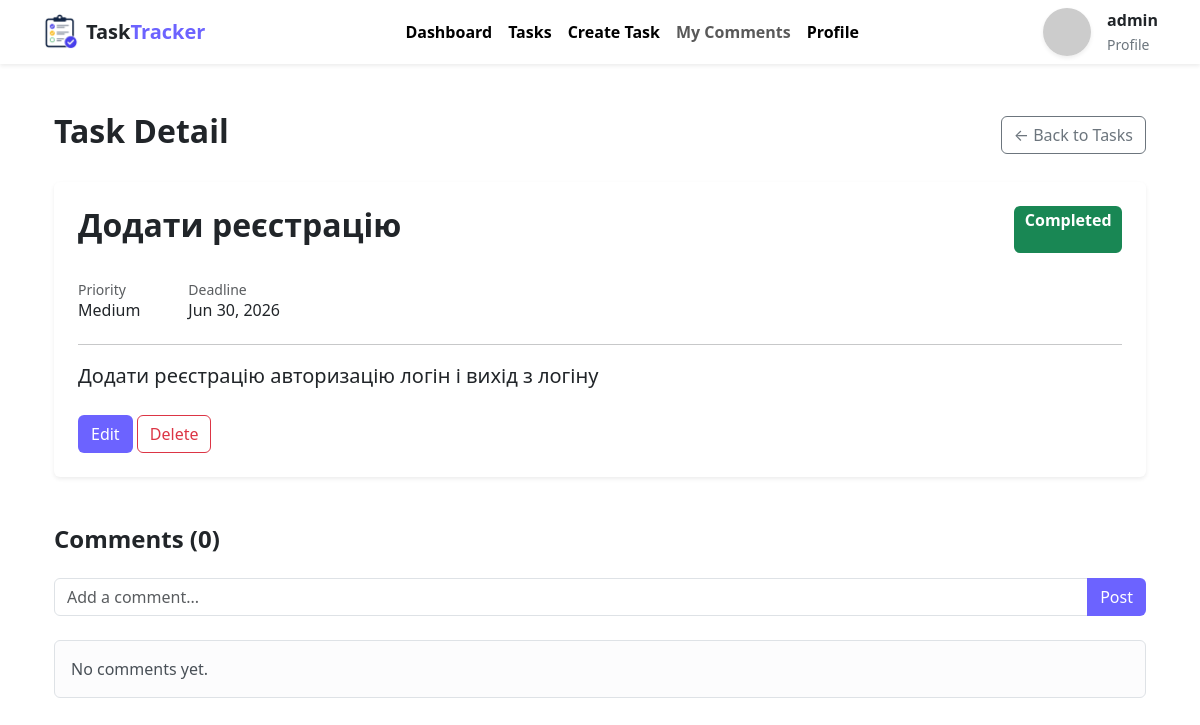
Before: /tasks/3/ (signed in) with the older database file.
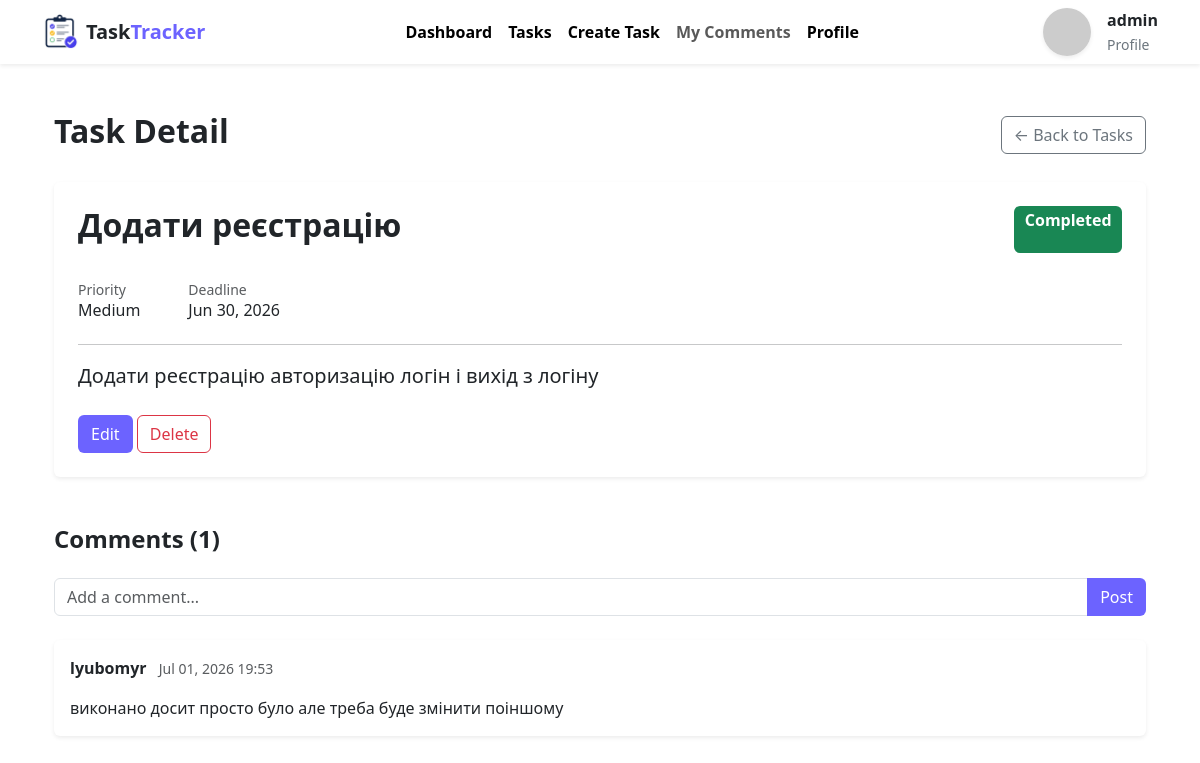
After: the same page with the newer database file.
### tasks/models.py (models this page shows, shortened)
class Task(models.Model):
    STATUS_CHOICES = [
        ('pending', 'Pending'),
        ('in_progress', 'In Progress'),
        ('completed', 'Completed'),
    ]
    PRIORITY_CHOICES = [
        ('low', 'Low'),
        ('medium', 'Medium'),
        ('high', 'High'),
    ]
    title = models.CharField(max_length=200)
    description = models.TextField()
    deadline = models.DateTimeField(null=True, blank=True)
    author = models.ForeignKey('auth.User', on_delete=models.CASCADE, related_name='tasks')
    status = models.CharField(max_length=20, choices=STATUS_CHOICES, default='pending')
    priority = models.CharField(max_length=20, choices=PRIORITY_CHOICES, default='medium')
    created_at = models.DateTimeField(auto_now_add=True)
    updated_at = models.DateTimeField(auto_now=True)
    class Meta:
        ordering = ['deadline', '-created_at']
        verbose_name = 'Task'
        verbose_name_plural = 'Tasks'

class Comment(models.Model):
    task = models.ForeignKey(Task, on_delete=models.CASCADE, related_name='comments')
    author = models.ForeignKey('auth.User', on_delete=models.CASCADE, related_name='comments')
    content = models.TextField()
    file = models.FileField(upload_to='comment_files/', null=True, blank=True)
    created_at = models.DateTimeField(auto_now_add=True)
    class Meta:
        ordering = ['-created_at']
        verbose_name = 'Comment'
        verbose_name_plural = 'Comments'

### tasks/views.py (the view)
# urls.py: path("tasks/<int:pk>/", views.TaskDetailView.as_view(), name="task_detail"),
class TaskDetailView(DetailView):
    model = Task
    template_name = "task_detail.html"
    context_object_name = "task"

### templates/task_detail.html (shortened to what this page needs)
{% extends 'base.html' %}
{% block content %}
<div class="container py-4">
    <div class="d-flex justify-content-between align-items-center mb-4">
        <h2 class="fw-bold">Task Detail</h2>
        <a href="{% url 'task_list' %}" class="btn btn-outline-secondary">
            ← Back to Tasks
        </a>
    </div>
    <div class="card shadow-sm border-0">
        <div class="card-body p-4">
            <div class="d-flex justify-content-between">
                <h2 class="fw-bold">
                    {{ task.title }}
                </h2>
                {% if task.status == "pending" %}
                    <span class="badge bg-secondary fs-6">Pending</span>
                {% elif task.status == "in_progress" %}
                    <span class="badge bg-primary fs-6">
                        In Progress
                    </span>
                {% else %}
                    <span class="badge bg-success fs-6">
                        Completed
                    </span>
                {% endif %}
            </div>
            <div class="mt-4 d-flex gap-5">
                <div>
                    <small class="text-muted">
                        Priority
                    </small>
                    <h6>{{ task.get_priority_display }}</h6>
                </div>
                <div>
                    <small class="text-muted">
                        Deadline
                    </small>
                    <h6>
                        {% if task.deadline %}
                            {{ task.deadline|date:"M d, Y" }}
                        {% else %}
                            —
                        {% endif %}
                    </h6>
                </div>
            </div>
            <hr>
            <p class="fs-5">
                {{ task.description }}
            </p>
            <div class="mt-4">
                <a href="{% url 'task_edit' task.pk %}"
                    class="btn text-white"
                    style="background:#6C63FF;">
                    Edit
                </a>
                <a href="{% url 'task_delete' task.pk %}"
                    class="btn btn-outline-danger">
                    Delete
                </a>
            </div>
        </div>
    </div>
    <div class="mt-5">
        <h4 class="fw-bold mb-4">
            Comments ({{ task.comments.count }})
        </h4>
        <form method="POST">
            <div class="input-group mb-4">
                <input
                    type="text"
                    class="form-control"
                    placeholder="Add a comment...">
                <button class="btn text-white"
                        style="background:#6C63FF;">
                    Post
                </button>
            </div>
        </form>
        {% for comment in task.comments.all %}
        <div class="card border-0 shadow-sm mb-3">
            <div class="card-body">
                <div class="d-flex justify-content-between">
                    <div>
                        <strong>
                            {{ comment.author.username }}
                        </strong>
                        <small class="text-muted ms-2">
                            {{ comment.created_at|date:"M d, Y H:i" }}
                        </small>
                    </div>
                </div>
                <p class="mt-3 mb-0">
                    {{ comment.content }}
                </p>
            </div>
        </div>
        {% empty %}
        <div class="alert alert-light border">
            No comments yet.
        </div>
        {% endfor %}
    </div>
</div>
{% endblock %}

Changed rows visible on the page:
changed Task "Додати реєстрацію": comments.count "0" → "1"
added Comment: author.username "lyubomyr", created_at "Jul 01, 2026 19:53", content "виконано досит просто було але треба буде змінити поіншому"
Other visible differences:
text no longer shown: "No comments yet."
